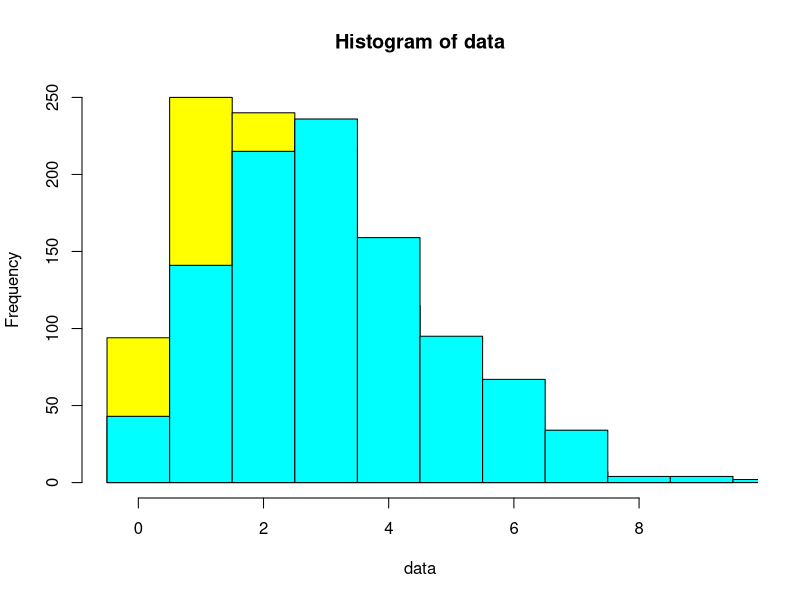
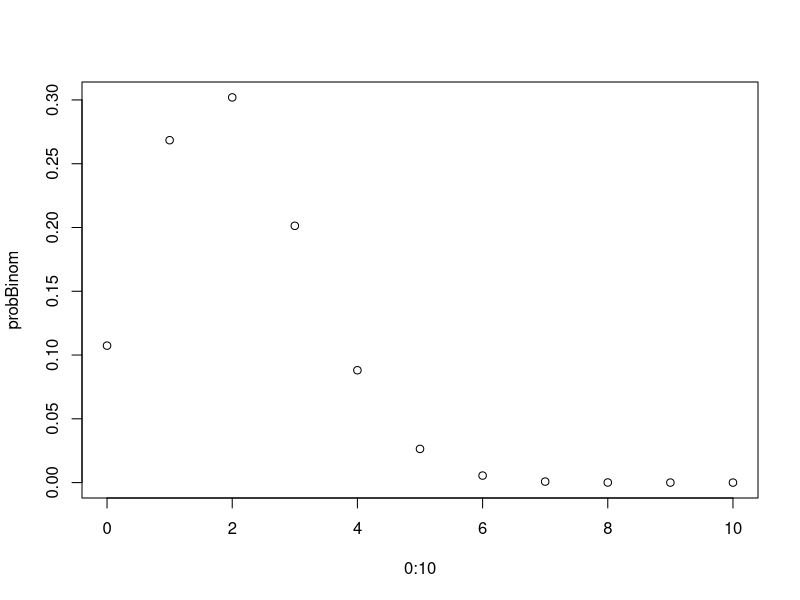
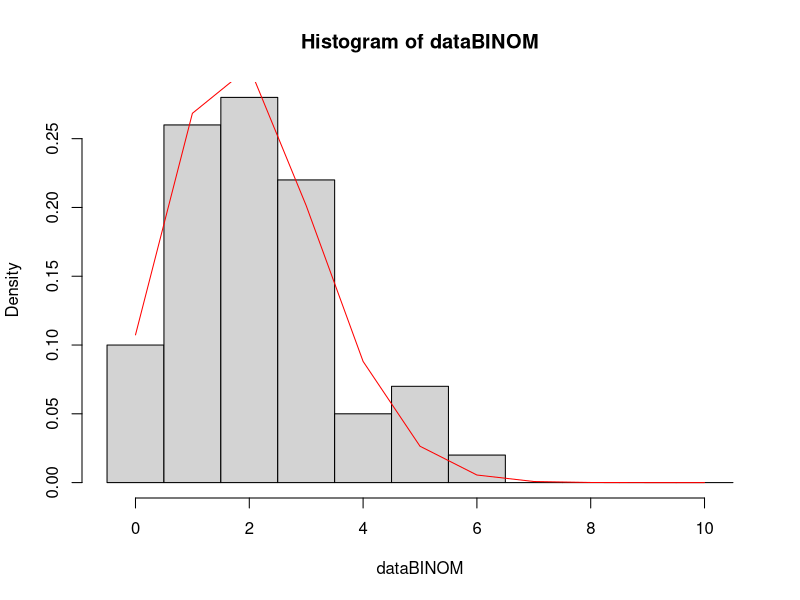
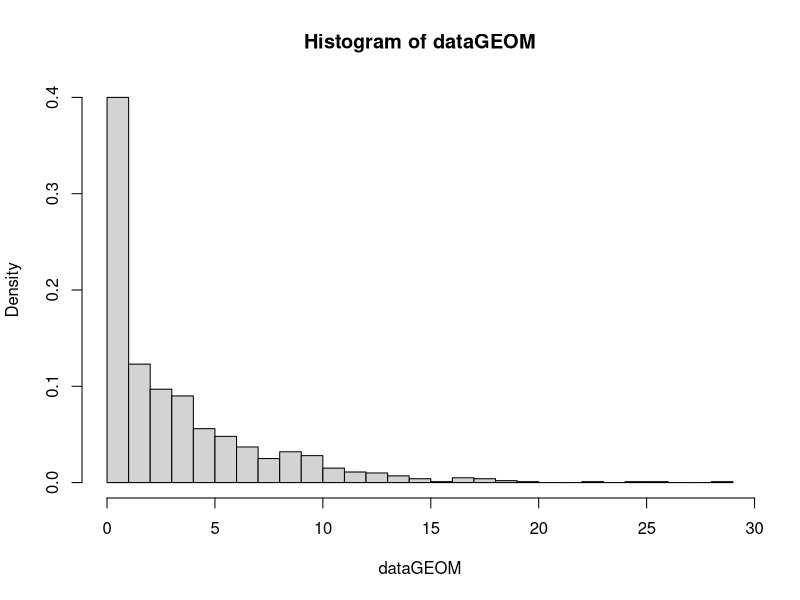
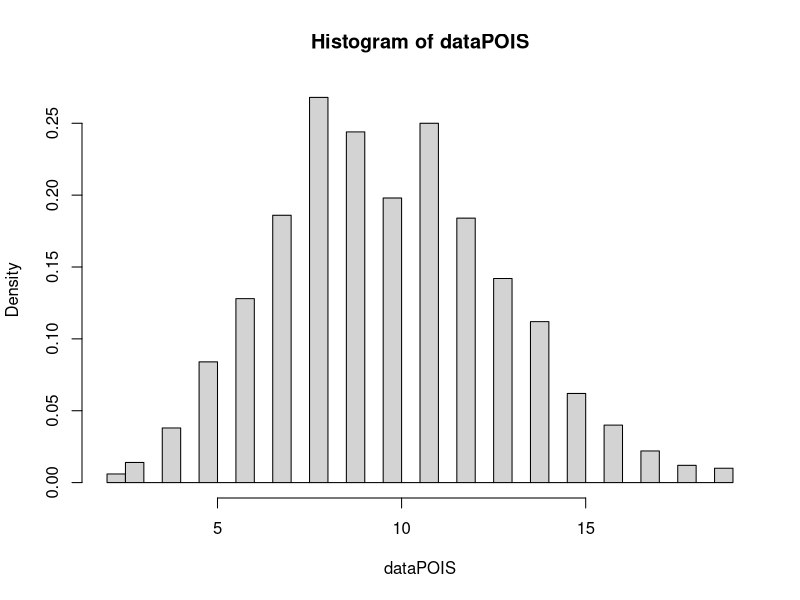
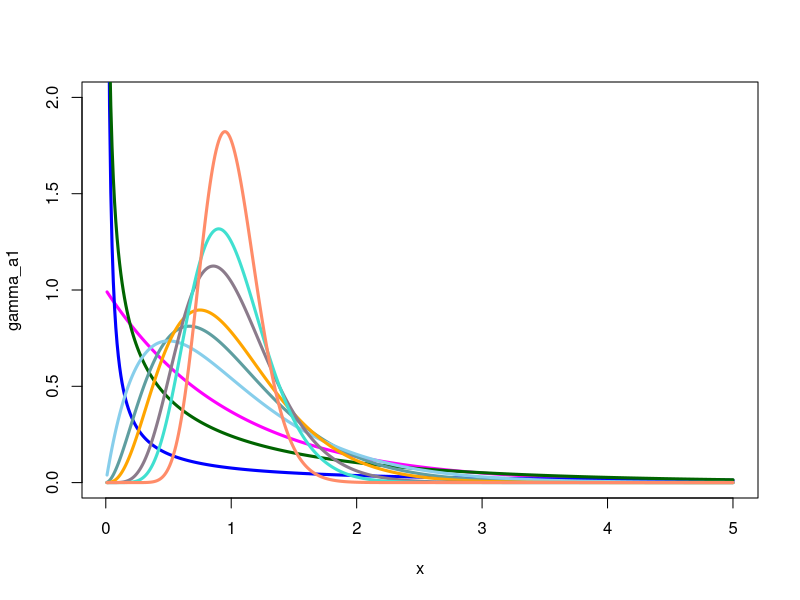
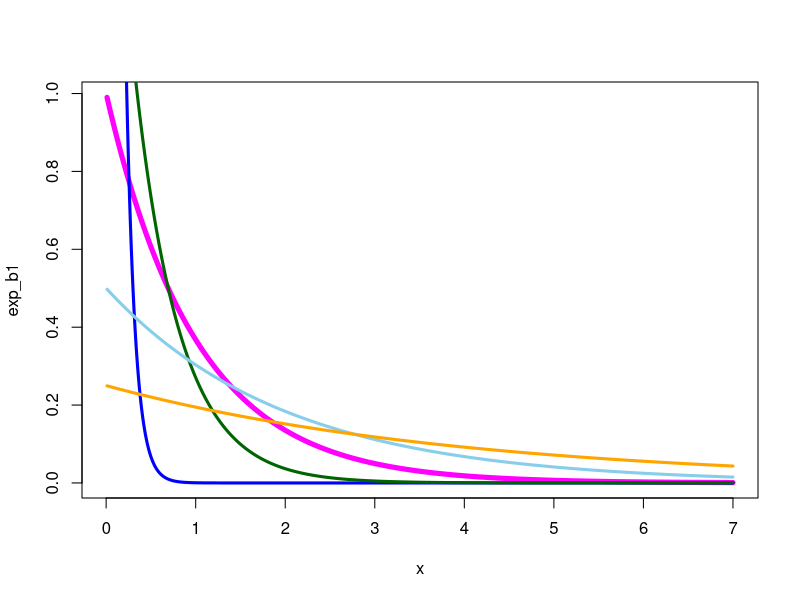
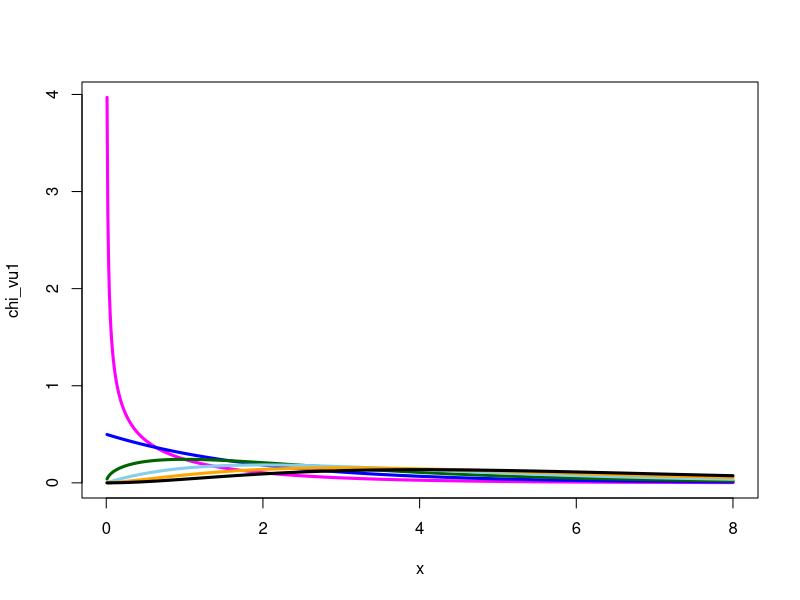

R code for these plots, in order:
# remember to set RStudio to your working directory
setwd("~/Dropbox/371_2019/data")

# Poisson demos
ll=2.3
data<-rpois(100,ll)
data<-rpois(1000,ll)

hist(data,seq(-.5,max(data)+1,1),col="yellow")

ll=3.1
data<-rpois(1000,ll)
hist(data,seq(-.5,max(data)+.5,1),add=T,col="cyan")

# Get the probability mass function for a binomial RV
# with n=10, p=.2 and other discrete RVs
probBinom=dbinom(0:10,10,.2)
plot(0:10,probBinom)
probGeom<-dgeom(0:10,.2)
# similar commands for dhyper and dnbinom.  Use help(dhyper), etc.

# Get a random draw of size 100 from a binomial distribution
dataBINOM=rbinom(100,10,.2)

# some plotting commands for densities
# The first command makes a new plot, the second adds to the plot
hist(dataBINOM,seq(-.5,10.5,1),prob=T)
lines(0:10,probBinom,col="red")

# Get a random draw of size 1000 from a geometric distribution
dataGEOM=rgeom(1000,.2)
hist(dataGEOM,prob=T,breaks=25)

# Get a random draw of size 1000 from a geometric distribution
dataPOIS=rpois(1000,10)
hist(dataPOIS,prob=T,breaks=25)

# Illustrate the use the the Poisson dist can be used to estimate Binom
# Book:  p. 134, Example 3.21

{
  n=20; p=.1; lambda = n*p;
  cat("  n   p lambda\n",n, p, lambda)
}
{
  nrows=15
  vals=matrix(0, nrow=nrows, ncol = 4)
  colnames(vals) =c("i","binom","pois","diff")
  for (i in 1:nrows){
    db=dbinom(i,n,p)
    dp=dpois(i,lambda)
    vals[i,]=cbind(i,db,dp,db-dp)
  }
  as.table(round(vals,7))
}

# For the gamma densities, do not forget to specify
# scale = beta.  If you forget this, R will use rate = 1/scale

# gammas
{
  x=seq(.01,5,.01)
  
  beta=.2
  
  gamma_a.1=dgamma(x, shape=.1, scale=beta)
  gamma_a.5=dgamma(x, shape=.5, scale=beta)
  gamma_a1=dgamma(x, shape=1, scale=beta)
  gamma_a2=dgamma(x, shape=2, scale=beta)
  gamma_a3=dgamma(x, shape=3, scale=beta)
  gamma_a4=dgamma(x, shape=4, scale=beta)
  gamma_a7=dgamma(x, shape=7, scale=beta)
  gamma_a10=dgamma(x, shape=10, scale=beta)
  gamma_a20=dgamma(x, shape=20, scale=beta)
}

{
  x=seq(.01,5,.01)
  
  gamma_a.1=dgamma(x, shape=.1, scale=1/.1)
  gamma_a.5=dgamma(x, shape=.5, scale=1/.5)
  gamma_a1=dgamma(x, shape=1, scale=1/1)
  gamma_a2=dgamma(x, shape=2, scale=1/2)
  gamma_a3=dgamma(x, shape=3, scale=1/3)
  gamma_a4=dgamma(x, shape=4, scale=1/4)
  gamma_a7=dgamma(x, shape=7, scale=1/7)
  gamma_a10=dgamma(x, shape=10, scale=1/10)
  gamma_a20=dgamma(x, shape=20, scale=1/20)
}

{
  plot(x,gamma_a1,col="magenta",type='l',lwd=3,ylim=c(0,2))
  lines(x,gamma_a.1,col="blue",type='l',lwd=3)
  lines(x,gamma_a.5,col="dark green",lwd=3)
  lines(x,gamma_a3,col="cadet blue",lwd=3)
  lines(x,gamma_a2,col="sky blue",lwd=3)
  lines(x,gamma_a4,col="orange",lwd=3)
  lines(x,gamma_a7,col="thistle4",lwd=3)
  lines(x,gamma_a10,col="turquoise",lwd=3)
  lines(x,gamma_a20,col="salmon1",lwd=3)
}

graphics.off()

# exponentials
x=seq(.01,7,.01)

exp_b.1=dgamma(x, shape=1, scale = .1 )
exp_b.5=dgamma(x, shape=1, scale = .5 )
exp_b1=dgamma(x, shape=1, scale = 1)
exp_b2=dgamma(x, shape=1, scale = 2)
exp_b4=dgamma(x, shape=1, scale = 4)

plot(x,exp_b1,col="magenta",type='l',lwd=5)
lines(x,exp_b.1,col="blue",type='l',lwd=3)
lines(x,exp_b.5,col="dark green",lwd=3)
lines(x,exp_b2,col="sky blue",lwd=3)
lines(x,exp_b4,col="orange",lwd=3)

# chi-squared
x=seq(.01,8,.01)

# degrees of freedom = 2*shape
chi_vu1=dgamma(x, shape=.5, scale = 2 )
chi_vu2=dgamma(x, shape=1, scale = 2 )
chi_vu3=dgamma(x, shape=1.5, scale = 2)
chi_vu4=dgamma(x, shape=2, scale = 2)
chi_vu5=dgamma(x, shape=2.5, scale = 2)
chi_vu6=dgamma(x, shape=3, scale = 2)

plot(x,chi_vu1,col="magenta",type='l',lwd=3)
#plot(x,chi_vu2,col="blue",type='l',lwd=3)
lines(x,chi_vu2,col="blue",lwd=3)
lines(x,chi_vu3,col="dark green",lwd=3)
lines(x,chi_vu4,col="sky blue",lwd=3)
lines(x,chi_vu5,col="orange",lwd=3)
lines(x,chi_vu6,col="black",lwd=3)

# betas
x=seq(0,1,.01)

beta_a1_b1=dbeta(x, 1,1)
beta_a2_b2=dbeta(x, 2,2)
beta_a3_b3=dbeta(x, 3,3)
beta_a.5_b.5=dbeta(x, .5,.5)
beta_a.1_b.1=dbeta(x, .1,.1)

plot(x,beta_a1_b1,col="magenta",type='l',lwd=3,ylim=c(0,2))
#plot(x,beta_a2_b2,col="cadet blue",type='l',lwd=3,ylim=c(0,2))
lines(x,beta_a2_b2,col="cadet blue",type='l',lwd=3)
lines(x,beta_a3_b3,col="blue",type='l',lwd=3)
lines(x,beta_a.5_b.5,col="orange",type='l',lwd=3)
lines(x,beta_a.1_b.1,col="red",type='l',lwd=3)

# asymmetries
# different alphas and betas
beta_a1.1_b.5=dbeta(x, .1,.5)
beta_a.2_b.5=dbeta(x, .2,.5)
beta_a.6_b.3=dbeta(x, .6,.3)

plot(x,beta_a1.1_b.5,col="magenta",type='l',lwd=3,ylim=c(0,5))
lines(x,beta_a.2_b.5,col="sky blue",lwd=3)
lines(x,beta_a.6_b.3,col="orange",type='l',lwd=3)

# asymmetries
# different alphas and betas
beta_a11_b5=dbeta(x, 1,5)
beta_a2_b5=dbeta(x, 2,5)
beta_a10_b3=dbeta(x, 10,3)

plot(x,beta_a11_b5,col="magenta",type='l',lwd=3,ylim=c(0,5))
lines(x,beta_a2_b5,col="sky blue",lwd=3)
lines(x,beta_a10_b3,col="orange",type='l',lwd=3)


